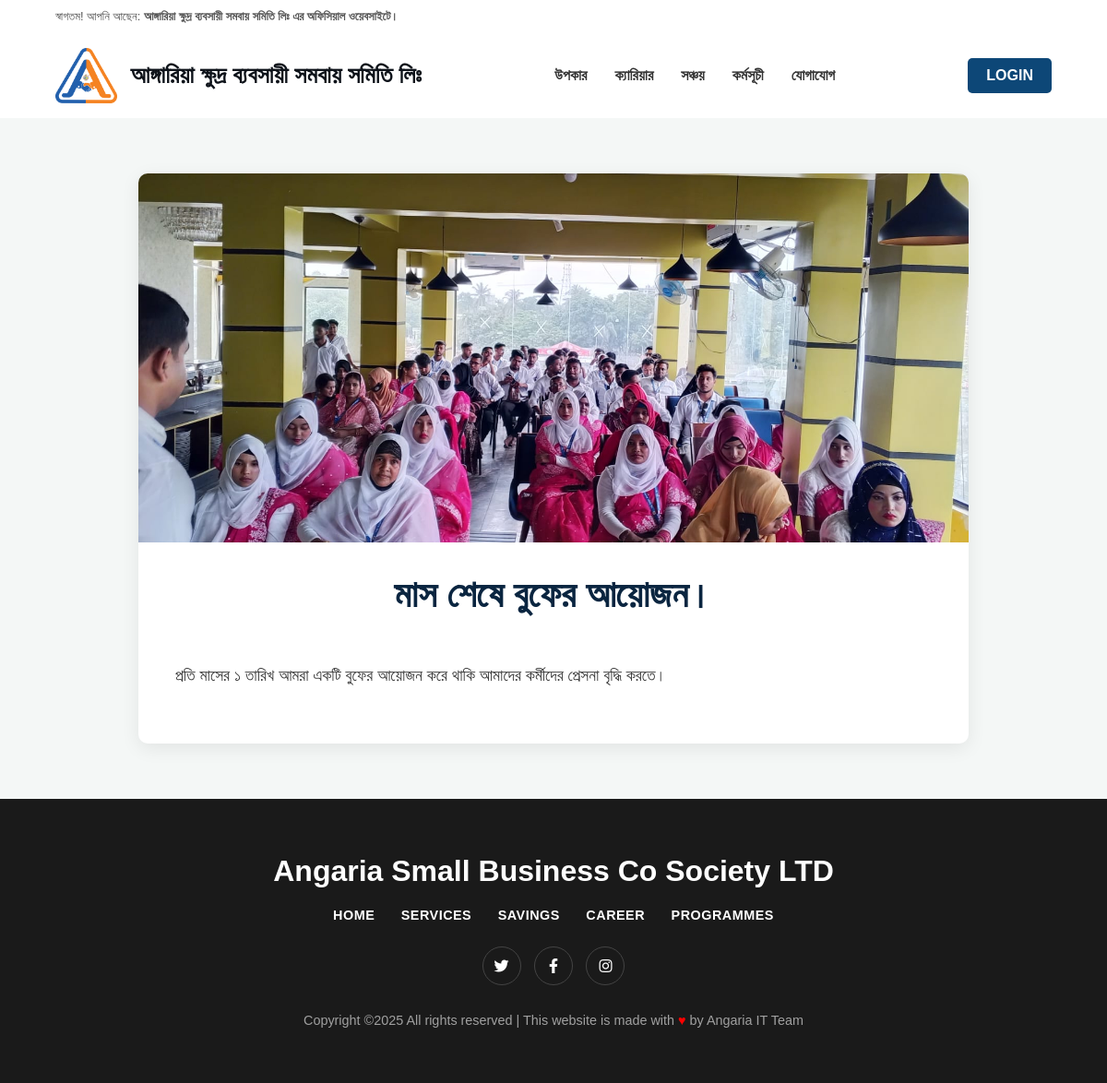
The app's page /programmes/3/ with its own data.
### news/models.py (models this page shows, shortened)
class BlogPost(models.Model):
    author = models.ForeignKey(User, on_delete=models.CASCADE)
    title = models.CharField(max_length=200)
    content = models.TextField()
    featured_image = models.ImageField(upload_to='post_images/', blank=True, null=True)
    created_at = models.DateTimeField(auto_now_add=True)
    is_published = models.BooleanField(default=False) # পোস্ট ড্রাফট করার জন্য

### news/views.py (the view)
# urls.py: path('<int:pk>/', views.post_detail_view, name='post_detail'),
def post_detail_view(request, pk):
    post = get_object_or_404(BlogPost, pk=pk) # নির্দিষ্ট pk (id) দিয়ে একটি পোস্ট খোঁজা
    context = {
        'post': post
    }
    return render(request, 'news/post_detail.html', context)

### templates/news/post_detail.html (shortened to what this page needs)
{% extends "base.html" %}
{% load static %}
{% block content %}
<section class="post-detail-section">
    <div class="post-detail-container">
        {% if post.featured_image %}
            <img src="{{ post.featured_image.url }}" alt="{{ post.title }}" class="post-detail-image">
        {% else %}
            <img src="{% static 'images/default_news.png' %}" alt="Default News Image" class="post-detail-image">
        {% endif %}
        <div class="post-detail-content-area">
            <header class="post-detail-header">
                <h1>{{ post.title }}</h1>
            </header>
            <section class="post-detail-content">
                {{ post.content|linebreaks }}
            </section>
        </div>
    </div>
</section>
{% endblock content %}

### static/css/base.css (style rules this page uses)
html { height: 100%; }
body { font-family: Arial, sans-serif; margin: 0; padding: 0; background-color: #ffffff; display: flex; flex-direction: column; min-height: 100vh; }
header, .sticky-footer { flex-shrink: 0; }
header { background-color: white; border-bottom: 1px solid #ffffff; z-index: 10; position: relative; }

### templates/news/post_detail.html (style rules this page uses)
.post-detail-section { padding: 60px 0; background-color: #f4f7f6; }
.post-detail-container { max-width: 900px; margin: 0 auto; padding: 0; background-color: white; border-radius: 10px; box-shadow: 0 5px 20px rgba(0, 0, 0, 0.08); overflow: hidden; }
.post-detail-image { width: 100%; height: 400px; object-fit: cover; margin-bottom: 30px; }
.post-detail-content-area { padding: 0 40px 40px 40px; }
.post-detail-header h1 { font-size: 2.5rem; color: #0a2540; margin: 0 0 15px 0; text-align: center; }
.post-detail-content { color: #333; font-size: 1.1rem; line-height: 1.8; text-align: justify; }
.post-detail-content p { margin-bottom: 1em; }

### records on screen
BlogPost: featured_image (picture), title "মাস শেষে বুফের আয়োজন।", content "প্রতি মাসের ১ তারিখ আমরা একটি বুফের আয়োজন করে থাকি আমাদের কর্মীদের প্রেসনা বৃদ্ধি করতে।"
